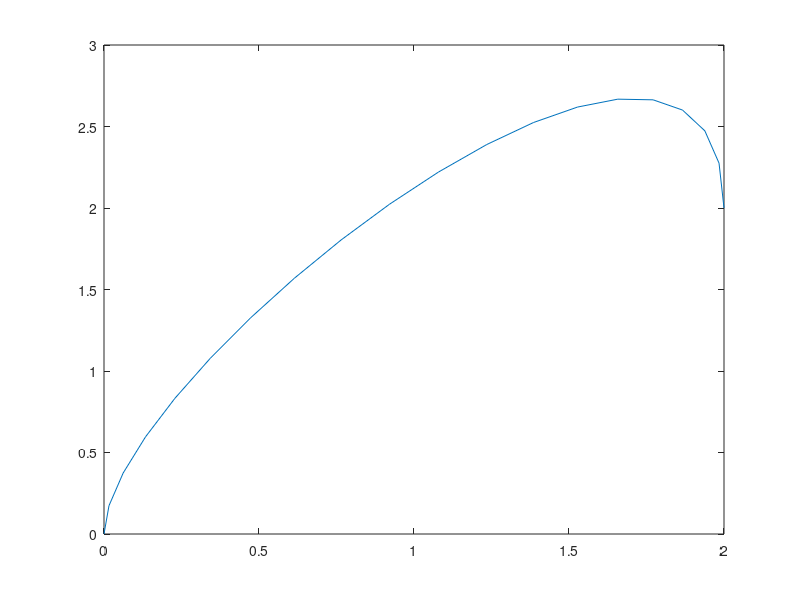

Recreate this plot in MATLAB.
clc;
clear;

% Change these points to change shape of curve. Curve starts and ends at P0
% and P3 respectively.
P0 = [0 0]';
P1 = [0 1]';
P2 = [2 4]';
P3 = [2 2]';

t = linspace(0, 1, 20);
B = zeros(2, 20);
idx = 1;

for step = t
    B(:, idx) = (1-step)^3*P0 + 3*(1-step)^2*step*P1 + 3*(1-step)*step^2*P2 + step^3*P3;
    idx = idx+1;
end

plot(B(1,:), B(2,:))